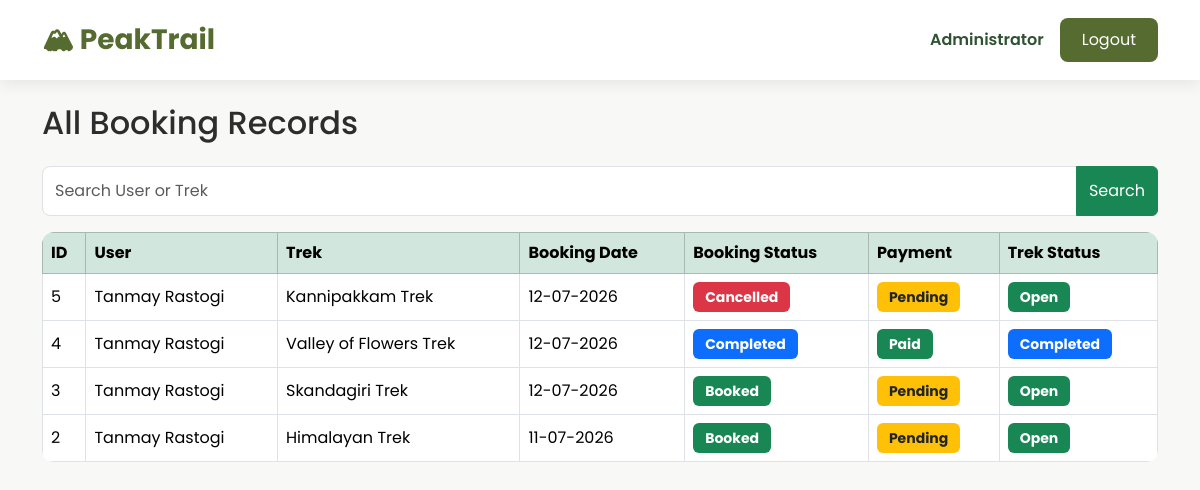
Screenshot of /admin/bookings (signed in) with the database file from the repository.
### models/user.py (models this page shows, shortened)
class User(UserMixin, db.Model):
    __tablename__ = "users"
    id = db.Column(db.Integer, primary_key=True)
    name = db.Column(db.String(100), nullable=False)
    email = db.Column(db.String(120), unique=True, nullable=False)
    password = db.Column(db.String(255), nullable=False)
    role = db.Column(db.String(20), nullable=False)
    is_active = db.Column(db.Boolean, default=True)
    is_blacklisted = db.Column(db.Boolean, default=False)
    created_at = db.Column(db.DateTime, default=datetime.utcnow)
    bookings = db.relationship("Booking", backref="user", lazy=True)
    staff_profile = db.relationship(
        "StaffProfile",
        backref="user",
        uselist=False
    )

### models/booking.py (models this page shows, shortened)
class Booking(db.Model):
    __tablename__ = "bookings"
    id = db.Column(db.Integer, primary_key=True)
    user_id = db.Column(
        db.Integer,
        db.ForeignKey("users.id"),
        nullable=False
    )
    trek_id = db.Column(
        db.Integer,
        db.ForeignKey("treks.id"),
        nullable=False
    )
    booking_date = db.Column(
        db.DateTime,
        default=datetime.utcnow
    )
    booking_status = db.Column(
        db.String(20),
        default="Booked"
    )
    payment_status = db.Column(
        db.String(20),
        default="Pending"
    )

### models/trek.py (models this page shows, shortened)
class Trek(db.Model):
    __tablename__ = "treks"
    id = db.Column(db.Integer, primary_key=True)
    trek_name = db.Column(db.String(100), nullable=False)
    location = db.Column(db.String(100), nullable=False)
    image_url = db.Column(db.String(500))
    price = db.Column(
        db.Float,
        nullable=False,
        default=0
    )
    difficulty = db.Column(db.String(20), nullable=False)
    duration = db.Column(db.Integer, nullable=False)
    available_slots = db.Column(db.Integer, nullable=False)
    description = db.Column(db.Text)
    start_date = db.Column(db.Date, nullable=False)
    end_date = db.Column(db.Date, nullable=False)
    status = db.Column(
        db.String(20),
        default="Open"
    )
    assigned_staff_id = db.Column(
        db.Integer,
        db.ForeignKey("staff_profiles.id"),
        nullable=True
    )
    bookings = db.relationship(
        "Booking",
        backref="trek",
        lazy=True
    )

### routes/admin.py (the view, shortened to what this page needs)
@admin.route("/admin/bookings")
@login_required
def view_bookings():
    if not _admin_required():
        return redirect(url_for("home"))
    search = request.args.get("search", "").strip()
    query = Booking.query
    bookings = query.order_by(Booking.booking_date.desc()).all()
    return render_template("admin/view_bookings.html", bookings=bookings, search=search)

### app.py (called while the page is built)
@login_manager.user_loader
def load_user(user_id):
    return User.query.get(int(user_id))

### routes/admin.py (called while the page is built)
def _admin_required():
    if current_user.role != "admin":
        flash("Access Denied!", "danger")
        return False
    return True

### templates/admin/view_bookings.html (shortened to what this page needs)
{% extends "base.html" %}
{% block content %}
<h2 class="mb-4">
All Booking Records
</h2>
<form method="GET" class="mb-3">
<div class="input-group">
<input
type="text"
name="search"
class="form-control"
placeholder="Search User or Trek">
<button class="btn btn-success">
Search
</button>
</div>
</form>
<table class="table table-bordered table-hover align-middle">
<thead class="table-success">
<tr>
<th>ID</th>
<th>User</th>
<th>Trek</th>
<th>Booking Date</th>
<th>Booking Status</th>
<th>Payment</th>
<th>Trek Status</th>
</tr>
</thead>
<tbody>
{% for booking in bookings %}
<tr>
<td>{{ booking.id }}</td>
<td>{{ booking.user.name }}</td>
<td>{{ booking.trek.trek_name }}</td>
<td>{{ booking.booking_date.strftime("%d-%m-%Y") }}</td>
<td>
{% if booking.booking_status=="Booked" %}
<span class="badge bg-success">
Booked
</span>
{% elif booking.booking_status=="Completed" %}
<span class="badge bg-primary">
Completed
</span>
{% else %}
<span class="badge bg-danger">
Cancelled
</span>
{% endif %}
</td>
<td>
{% if booking.payment_status=="Paid" %}
<span class="badge bg-success">
Paid
</span>
{% else %}
<span class="badge bg-warning text-dark">
Pending
</span>
{% endif %}
</td>
<td>
{% if booking.trek.status=="Open" %}
<span class="badge bg-success">
Open
</span>
{% elif booking.trek.status=="Ongoing" %}
<span class="badge bg-warning text-dark">
Ongoing
</span>
{% elif booking.trek.status=="Completed" %}
<span class="badge bg-primary">
Completed
</span>
{% else %}
<span class="badge bg-danger">
Closed
</span>
{% endif %}
</td>
</tr>
{% endfor %}
</tbody>
</table>
{% endblock %}

### templates/base.html (shortened to what this page needs)
<!DOCTYPE html>
<html lang="en">
<head>
    <link href="https://cdn.jsdelivr.net/npm/bootstrap@5.3.3/dist/css/bootstrap.min.css" rel="stylesheet">
    <link rel="stylesheet" href="{{ url_for('static', filename='css/style.css') }}">
</head>
<body>
    <nav class="navbar navbar-expand-lg custom-navbar">
<div class="container">
{% if current_user.is_authenticated %}
    {% if current_user.role=="admin" %}
        <a class="navbar-brand fw-bold"
        href="{{ url_for('admin.dashboard') }}">
        🏔 PeakTrail
        </a>
    {% elif current_user.role=="staff" %}
        <a class="navbar-brand fw-bold"
        href="{{ url_for('staff.dashboard') }}">
        🏔 PeakTrail
        </a>
    {% elif current_user.role=="trekker" %}
        <a class="navbar-brand fw-bold"
        href="{{ url_for('trekker.dashboard') }}">
        🏔 PeakTrail
        </a>
    {% endif %}
{% else %}
<a class="navbar-brand fw-bold"
href="{{ url_for('home') }}">
🏔 PeakTrail
</a>
{% endif %}
<div class="ms-auto d-flex align-items-center">
{% if current_user.is_authenticated %}
<span class="welcome-text">
{{ current_user.name }}
</span>
<a href="{{ url_for('auth.logout') }}"
class="btn btn-custom ms-3">
Logout
</a>
{% endif %}
</div>
</div>
</nav>
    <div class="container mt-4">
        {% block content %}
        {% endblock %}
    </div>
</body>
</html>

### static/css/style.css (style rules this page uses)
:root { --primary:#556B2F; --secondary:#2F5233; --accent:#F5F1E8; --background:#F8F8F6; --text:#2D2D2D; }
body { font-family:'Poppins',sans-serif; background:var(--background); color:var(--text); }
.custom-navbar { background:white; box-shadow:0 4px 15px rgba(0,0,0,.08); padding:14px; }
.navbar-brand { color:var(--primary)!important; font-size:28px; }
.welcome-text { font-weight:600; color:var(--secondary); }
.btn-custom { background:var(--primary); color:white; border:none; border-radius:8px; padding:10px 22px; transition:.3s; }
.form-control, .form-select { border-radius:8px; padding:12px; }
.table { background:white; border-radius:12px; overflow:hidden; }
.badge { padding:8px 12px; font-size:14px; }

### rows the page displays
User: name "Administrator"
Booking: id "5", user.name "Tanmay Rastogi", trek.trek_name "Kannipakkam Trek", booking_date "12-07-2026", booking_status "Cancelled", payment_status "Pending", shows "Open"
Booking: id "4", user.name "Tanmay Rastogi", trek.trek_name "Valley of Flowers Trek", booking_date "12-07-2026", booking_status "Completed", payment_status "Paid"
Booking: id "3", user.name "Tanmay Rastogi", trek.trek_name "Skandagiri Trek", booking_date "12-07-2026", booking_status "Booked", payment_status "Pending", shows "Open"
Booking: id "2", user.name "Tanmay Rastogi", trek.trek_name "Himalayan Trek", booking_date "11-07-2026", booking_status "Booked", payment_status "Pending", shows "Open"
